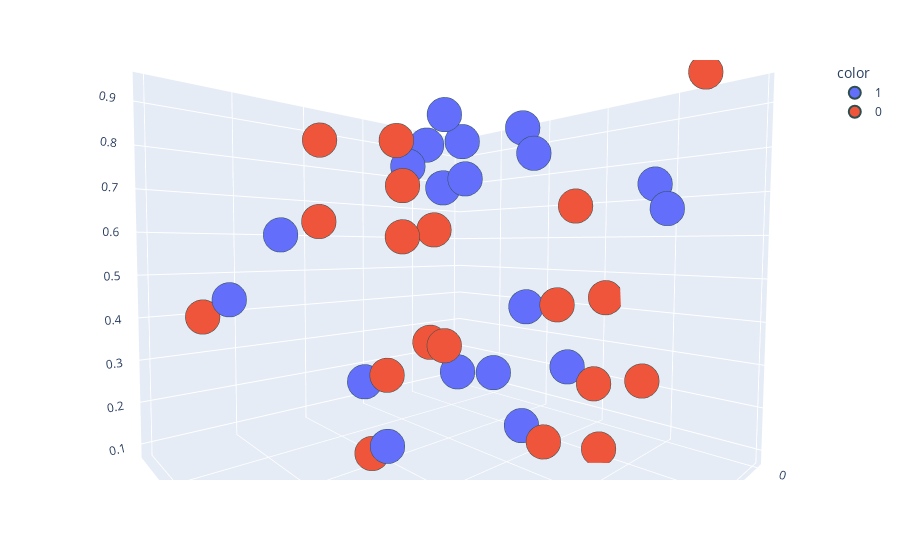

Notebook source saved alongside this figure:
### Code cell
#visualising the data
import plotly.express as px
#y_train_trf = y_train.astype(str)
fig = px.scatter_3d(df, x=df['feature1'], y=df['feature2'], z=df['feature3'],
              color=df['target'].astype('str'))
fig.update_traces(marker=dict(size=12,
                              line=dict(width=2,
                                        color='DarkSlateGrey')),
                  selector=dict(mode='markers'))

fig.show()

### Figure 1 — Plotly figure (JSON) as saved in the notebook; plotly's stock layout.template omitted (floating-point values rounded to 4 significant figures)
{"data": [{"hovertemplate": "color=1<br>feature1=%{x}<br>feature2=%{y}<br>feature3=%{z}<extra></extra>", "legendgroup": "1", "marker": {"color": "#636efa", "line": {"color": "DarkSlateGrey", "width": 2}, "size": 12, "symbol": "circle"}, "mode": "markers", "name": "1", "scene": "scene", "showlegend": true, "type": "scatter3d", "x": [0.4807, 0.6003, 0.2059, 0.8446, 0.7637, 0.738, 0.9107, 0.6406, 0.9273, 0.3303, 0.1488, 0.7789, 0.7214, 0.9348, 0.4446, 0.1138, 0.9395, 0.8279, 0.2175, 0.2636], "y": [0.9908, 0.6945, 0.7577, 0.3715, 0.1708, 0.5663, 0.183, 0.4001, 0.08086, 0.7986, 0.1197, 0.1943, 0.1216, 0.3425, 0.4495, 0.2879, 0.5765, 0.2763, 0.02877, 0.3803], "z": [0.4932, 0.04517, 0.6172, 0.6113, 0.1192, 0.7944, 0.05012, 0.9627, 0.1165, 0.6051, 0.1407, 0.246, 0.8096, 0.3126, 0.6887, 0.5514, 0.9532, 0.06782, 0.5128, 0.5359]}, {"hovertemplate": "color=0<br>feature1=%{x}<br>feature2=%{y}<br>feature3=%{z}<extra></extra>", "legendgroup": "0", "marker": {"color": "#EF553B", "line": {"color": "DarkSlateGrey", "width": 2}, "size": 12, "symbol": "circle"}, "mode": "markers", "name": "0", "scene": "scene", "showlegend": true, "type": "scatter3d", "x": [0.3481, 0.6384, 0.4295, 0.3025, 0.235, 0.6267, 0.873, 0.09318, 0.5944, 0.3137, 0.686, 0.1888, 0.394, 0.7726, 0.723, 0.8998, 0.4689, 0.2586, 0.09906, 0.2957], "y": [0.7832, 0.6021, 0.003079, 0.3241, 0.5908, 0.1755, 0.4107, 0.5574, 0.5368, 0.4141, 0.07309, 0.7731, 0.8908, 0.8124, 0.5116, 0.2911, 0.5467, 0.2212, 0.2439, 0.3932], "z": [0.651, 0.0849, 0.619, 0.8865, 0.8416, 0.08097, 0.1842, 0.9768, 0.3756, 0.3948, 0.5615, 0.5903, 0.03013, 0.4747, 0.3436, 0.9807, 0.8349, 0.1151, 0.746, 0.8188]}], "layout": {"autosize": true, "dragmode": "zoom", "legend": {"title": {"text": "color"}, "tracegroupgap": 0}, "margin": {"t": 60}, "scene": {"aspectmode": "auto", "aspectratio": {"x": 0.9138, "y": 1.066, "z": 1.026}, "camera": {"center": {"x": 0, "y": 0, "z": 0}, "eye": {"x": 0.05548, "y": 0.8141, "z": 0.8667}, "projection": {"type": "perspective"}, "up": {"x": 0.9989, "y": -0.02803, "z": -0.03761}}, "domain": {"x": [0, 1], "y": [0, 1]}, "dragmode": "orbit", "xaxis": {"title": {"text": "feature1"}, "type": "linear"}, "yaxis": {"title": {"text": "feature2"}, "type": "linear"}, "zaxis": {"title": {"text": "feature3"}, "type": "linear"}}}}
